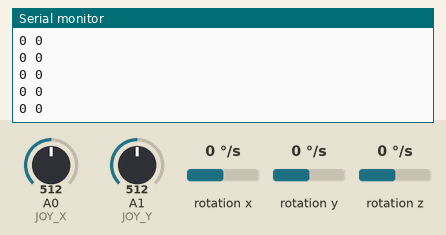
Recording of a sketch running on a simulated Arduino Nano, built with avr-gcc and run on an emulated ATmega328P. Shown: the last lines printed to the serial monitor. Wiring (inferred from the names in the program): MPU-6050 motion sensor at I2C address 0x68. The test bench sets the inputs (shaded band); at power-on: A0 (JOY_X) = 512, A1 (JOY_Y) = 512, rotation x 0 °/s, rotation y 0 °/s, rotation z 0 °/s.

Above: at 1.2 s.
1.3 s: A0 (JOY_X) set to 716
At 1.5 s:
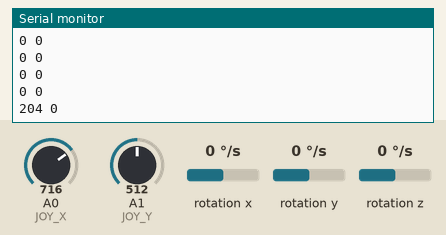
2.8 s: A1 (JOY_Y) set to 716
At 2.87 s:
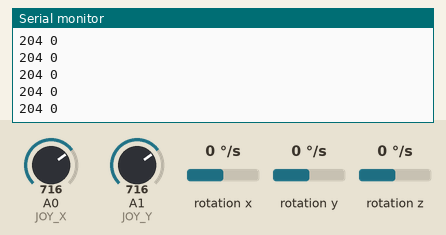
4.3 s: A0 (JOY_X) set to 992
At 4.4 s:
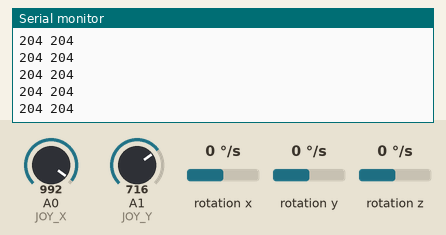
5.8 s: A1 (JOY_Y) set to 992
At 5.92 s:
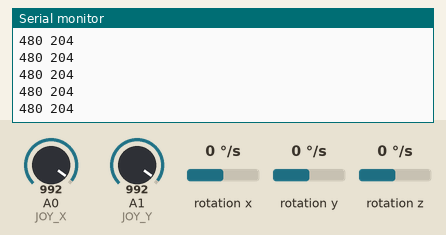
Timing chart, 0 to 8.3 s (numbered marks = the images above; inputs shaded):
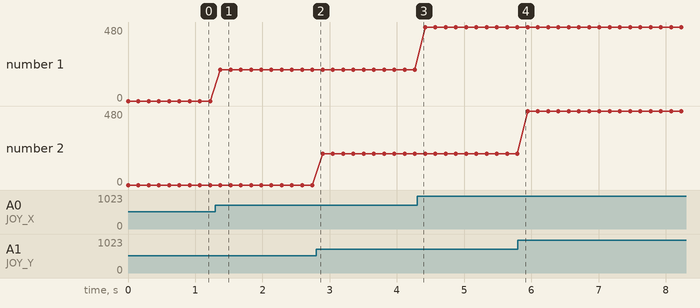

Measured:
- after the input at 1.3 s, the serial monitor: prints a new line after 0.07 s (image 1)
- plotted number 1: 0 → 204 after the input at 1.3 s, 204 → 480 after the input at 4.3 s

The sketch:

arduino.ino
```cpp
#include <Wire.h>

// Use the gyroscope controls when set to 1
#define USE_GYRO    0

const unsigned JOY_X = A0; // analog
const unsigned JOY_Y = A1; // analog

const unsigned BUZZER_PIN = A7;
const unsigned BUZZ_TIME = 1000; // How long the buzzer is on in ms
long buzzer_timer = 0; // Current time left

unsigned long previous_time;

void setup() {

    Serial.begin(9600);

    // Joystick
    pinMode(JOY_X, INPUT);
    pinMode(JOY_Y, INPUT);

    // Gyro sensor
    Wire.begin();
    Wire.beginTransmission(0x68);
    Wire.write(0x6B); // PWR_MGMT_1 register
    Wire.write(0); // Wake up MPU-6050
    Wire.endTransmission(true);

    // Buzzer
    pinMode(BUZZER_PIN, OUTPUT);
    previous_time = millis();

}

void loop() {

    // Timer for how long the buzzer should beep
    unsigned long current_time = millis();
    unsigned long dt = current_time - previous_time;

    // If timer is active decrement by the delta time
    if (buzzer_timer > 0) {
        buzzer_timer -= dt;
    }

    // If the timer is finished turn off the buzzer
    if (buzzer_timer <= 0) {
        digitalWrite(BUZZER_PIN, LOW);
    }

    // Set the output values to the Joystick readings
    int x_pos = map(analogRead(JOY_X), 0, 1023, -512, 512);
    int y_pos = map(analogRead(JOY_Y), 0, 1023, -512, 512);

    // MPU-6050 controls
    Wire.beginTransmission(0x68);
    Wire.write(0x43); // Starting with register 0x43 (GYRO_XOUT_H)
    Wire.endTransmission(false);
    Wire.requestFrom(0x68, 14, true); // request a total of 14 registers

    int16_t g_x = Wire.read() << 8 | Wire.read(); // 0x43 (GYRO_XOUT_H) & 0x44 (GYRO_XOUT_L)
    int16_t g_y = Wire.read() << 8 | Wire.read(); // 0x45 (GYRO_YOUT_H) & 0x46 (GYRO_YOUT_L)
    int16_t g_z = Wire.read() << 8 | Wire.read(); // 0x47 (GYRO_ZOUT_H) & 0x48 (GYRO_ZOUT_L)

    if (Serial.available() > 0) {
        int byte = Serial.read();

        // 'e' means we ate an apple. Turn on buzzer
        if (byte == 'e') {
            buzzer_timer = BUZZ_TIME;
            digitalWrite(BUZZER_PIN, HIGH);
        }
    }

    // Use Gyro controls when USE_GYRO == 1
    if (USE_GYRO) {
        x_pos = map(g_x, -32768, 32767, -512, 512);
        y_pos = map(g_y, -32768, 32767, -512, 512);
    }

    Serial.print(x_pos);
    Serial.print(" ");
    Serial.println(y_pos);

    previous_time = current_time;
    delay(150);

}
```
